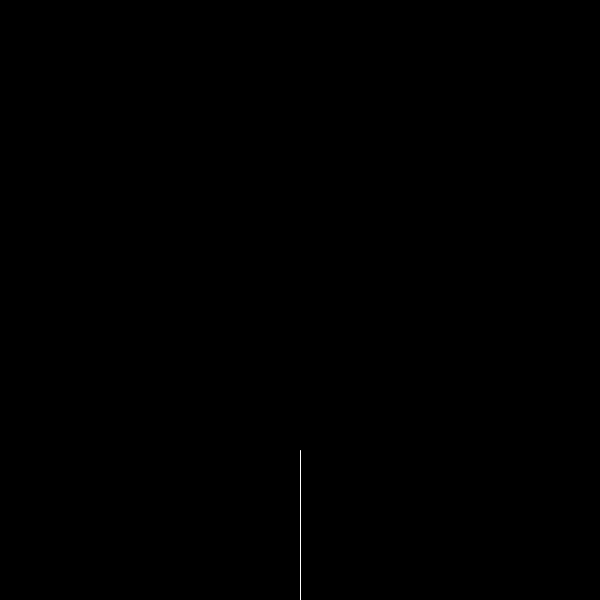
Frame 1 (no input)
Frame 60 (the mouse pressed at the canvas centre just before this capture): identical to frame 1, image omitted
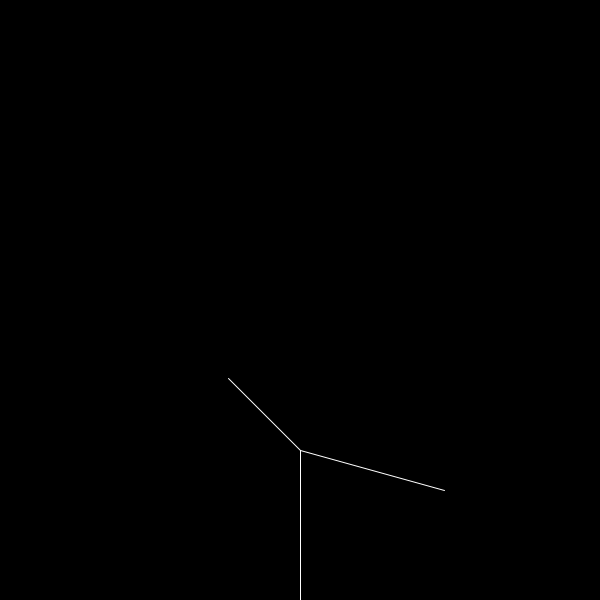
Frame 120 (the mouse held since frame 60 and released just before this capture)

The Processing sketch that drew these frames (run headless with seeded random() and noise(); from frame 60 on, the mouse is pressed at the canvas centre):

// Processing sketch: treeWcottonCandy
// ── treeWcottonCandy.pde
ArrayList<Branch> tree = new ArrayList<Branch>();
ArrayList<PVector> leaves = new ArrayList<PVector>();
int count = 0;

/**
* sets the Tree up
*/
void setup(){
  size(600,600);
  surface.setResizable(true);
  //create root-Branch
  PVector a = new PVector(width / 2, height);
  PVector b = new PVector(width / 2, height- height/4);
  Branch root = new Branch(a, b); 
  tree.add(root);
}

/**
* adds another Layer every time the Mouse is pressed
*/
void mousePressed(){
  for(int i = tree.size() -1; i >= 0; i--){
    Branch current = tree.get(i);
    //if the current Branch has no children: add them
    if(!current.finished){
      tree.add(current.branchA());
      tree.add(current.branchB());
    }
    //now that Branch has children
    current.finished = true;
  }
  //new Level added
  count ++;
  
  //on the 6. Level: spawn the Leaves
  if(count == 6){
    for(int i = 0; i < tree.size(); i++){
      Branch current = tree.get(i);
      //if the current Branch is on the last Level
      if(!current.finished){
        PVector leaf = current.end.copy();
        leaves.add(leaf);
      }
    }
  }
    
}

/**
* Displays the Tree
*/
void draw(){
  background(0);
  
  //forEach Branch of the Tree: Draw it
  for(int i = 0; i < tree.size(); i++){
    tree.get(i).show();
  }
  
  //forEach Leave: draw it
  for(int i = 0; i < leaves.size(); i++){
    stroke(255, 0, 100, 100);
    noFill();
    PVector leave = leaves.get(i);
    rect(leave.x, leave.y, 8, 8);
    //let the Leave fall
    leave.y += random(0, 2);
  }
}
// ── Branch.pde
class Branch{
  
  /**
  * Start and end Point of the Branch
  */
  public PVector begin;
  public PVector end;
  public boolean finished = false;
  
  /**
  * create Branch with beginning and end-Point 
  * @param beging Startpoint
  * @param end Endpoint
  */
  Branch(PVector begin, PVector end){
    this.begin = begin;
    this.end = end;
  }
  
  /**
  * jitters the Branch (randomly change the end-Point a bit)
  */
  void jitter(){
    end.x += random(-1, 1);
    end.y += random(-1, 1);
  }
  
  /**
  * displays the Branch
  */
  void show(){
    stroke(255);
    line(begin.x, begin.y, end.x, end.y);
  }
  
  /**
  * generates a new Branch for the right-side
  */
  Branch branchA(){
    PVector dir = PVector.sub(end, begin);
    dir.rotate(random(-TWO_PI,TWO_PI));
    //dir.mult(0.67);
    PVector newEnd = PVector.add(end, dir);
    
    Branch b = new Branch(end, newEnd);
    return b;
  }
  
  /**
  * generates a new Branch for the left-side
  */
  Branch branchB(){
    PVector dir = PVector.sub(end, begin);
    dir.rotate(- PI / 4);
    dir.mult(0.67);
    PVector newEnd = PVector.add(end, dir);
    Branch b = new Branch(end, newEnd);
    return b;
  }
  
  
}
